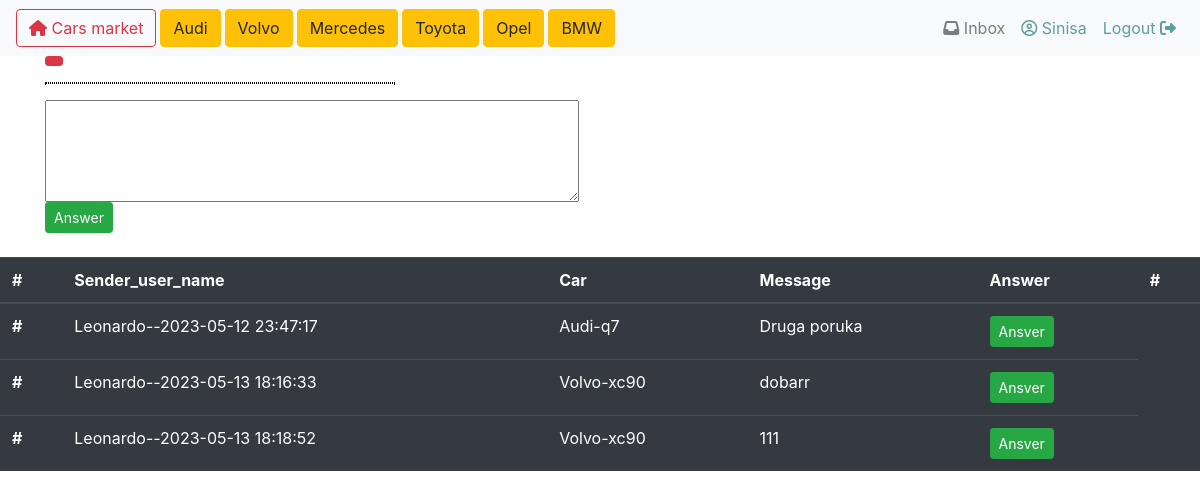
The page /answerMsg.php (signed in) on the database its author committed.
### tables this page shows
CREATE TABLE IF NOT EXISTS `newmessage` (
  `id` int NOT NULL AUTO_INCREMENT,
  `sender_user_id` int NOT NULL,
  `recipient_user_id` int NOT NULL,
  `car_id` int NOT NULL,
  `message` varchar(499) NOT NULL,
  `message_time` datetime DEFAULT NULL,
  `newMsg` int NOT NULL,
  `sender_user_name` varchar(45) NOT NULL,
  `car` varchar(40) NOT NULL,
  PRIMARY KEY (`id`),
  KEY `newmessage_ibfk_4` (`newMsg`),
  KEY `newmessage_ibfk_1` (`sender_user_id`),
  KEY `newmessage_ibfk_2` (`recipient_user_id`),
  KEY `newmessage_ibfk_3` (`car_id`)
);

### functions.php (called while the page is built, shortened)
<?php
function db(){
$con=  mysqli_connect('localhost','root','propaganda','pik1')or die("Connection error");
    return $con;
}
function allMessage($id){
    $sql = "SELECT * FROM newmessage WHERE newmessage.recipient_user_id = '$id'";
    $query = mysqli_query(db(),$sql);
    $res = mysqli_fetch_all($query,MYSQLI_ASSOC);
    return $res;
}
?>

### inbox.php (the view, shortened to what this page needs)
<?php
require_once "functions.php";
require_once "partials/head.php";
$allMessage = allMessage($_SESSION['id']);
?>
    <?php if(isset($_SESSION['id'])): ?>
    <table class="table table-dark">
        <thead>
            <tr>
                <th scope="col">#</th>
                <th scope="col">Sender_user_name</th>
                <th scope="col">Car</th>
                <th scope="col">Message</th>
                <th scope="col">Answer</th>
                <th scope="col">#</th>
            </tr>
        </thead>
        <tbody>
            <?php foreach($allMessage as $msg): ?>
            <tr>
                <th scope = "row">#</th>
                <td><?php echo $msg['sender_user_name'] . '--' . $msg['message_time']?></td>
                <td><?php echo $msg['car'] ?></td>
                <td><?php echo $msg['message'] ?></td>
                <td><a href="answerMsg.php?id=<?php echo $msg['id'] ?>" class="btn btn-success btn-sm">Ansver</a></td>
            </tr>
            <?php endforeach ?>
        </tbody>
    </table>
    <?php else: ?>
        <?php header('Location: index.php') ?>
    <?php endif ?>

### rows shown on the page
newmessage: sender_user_name "Leonardo", message_time "2023-05-12 23:47:17", car "Audi-q7", message "Druga poruka"
newmessage: sender_user_name "Leonardo", message_time "2023-05-13 18:16:33", car "Volvo-xc90", message "dobarr"
newmessage: sender_user_name "Leonardo", message_time "2023-05-13 18:18:52", car "Volvo-xc90", message "111"

### other values the page prints
$c "Audi"
$c "Volvo"
$c "Mercedes"
$c "Toyota"
$c "Opel"
$c "BMW"
$_SESSION['name'] "Sinisa"
